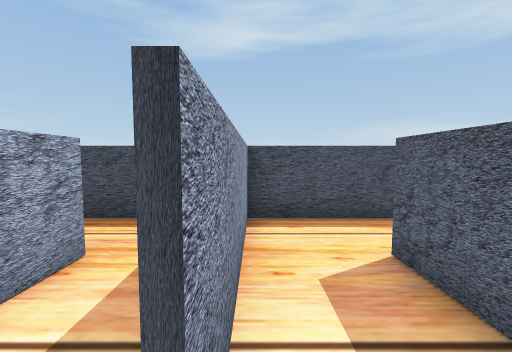
View 1 (above)

24 first-person views from a walk through a scene from a Unity 3-D project. The camera is 1.4 m above the floor, tilts 4° down and sees 90° across. The floor is counted in squares, 1 m on a side. Each view is taken from the middle of a square. On the plan, view 1 faces up. The plan holds only what a view shows up to about 13 squares ahead; the rest is blank.

View 2
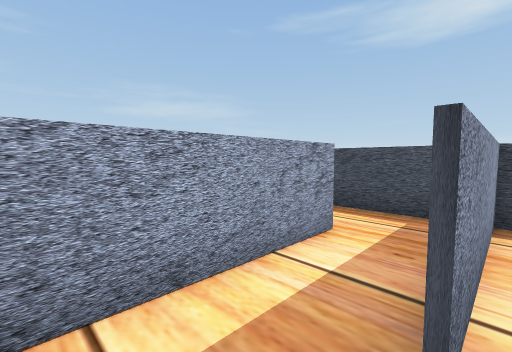

View 3
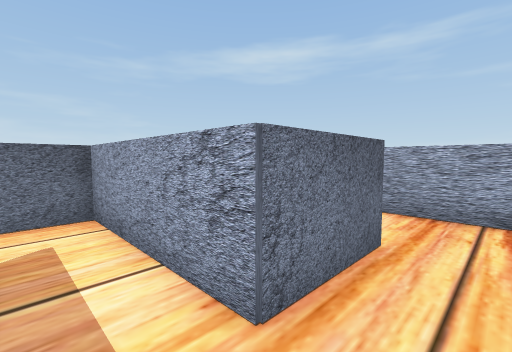

View 4
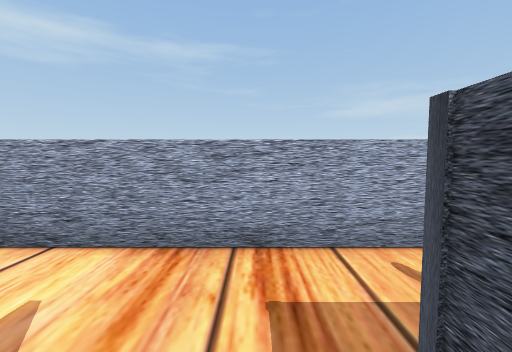

View 5
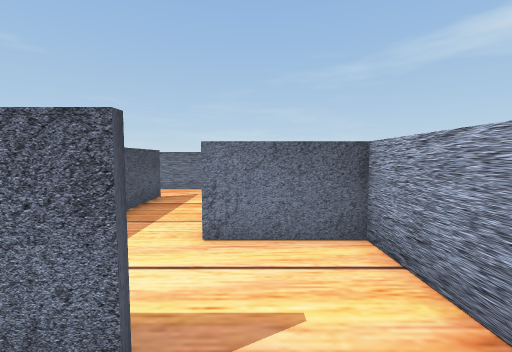

View 6
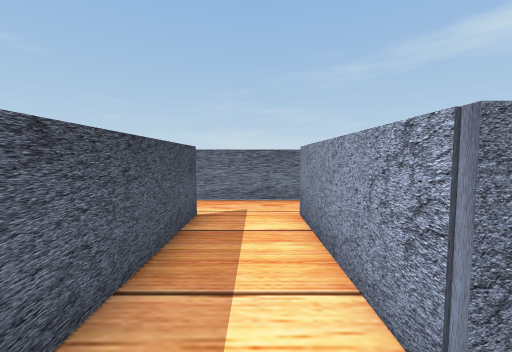

View 7
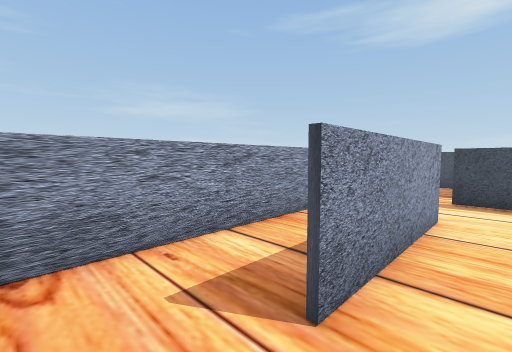

View 8
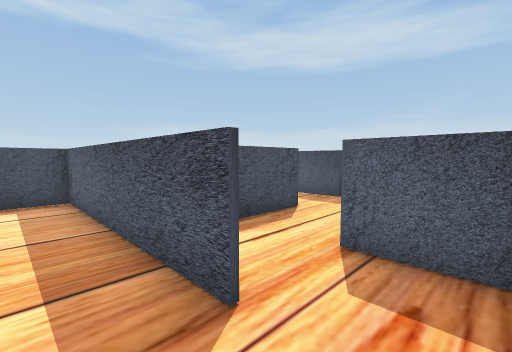

View 9
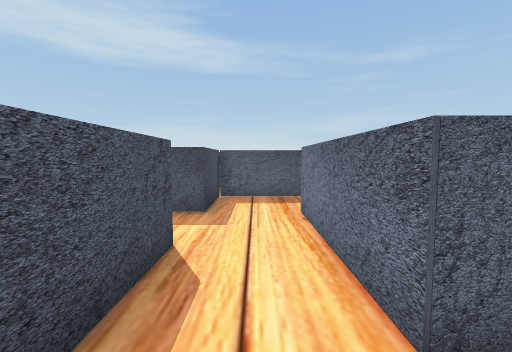

View 10
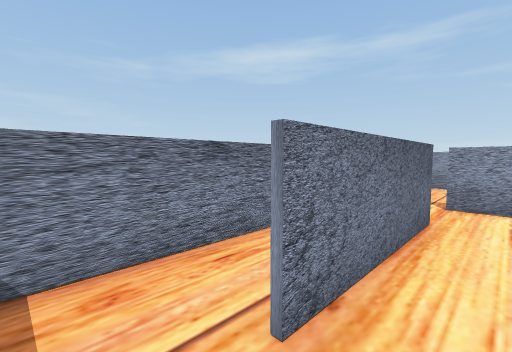

View 11
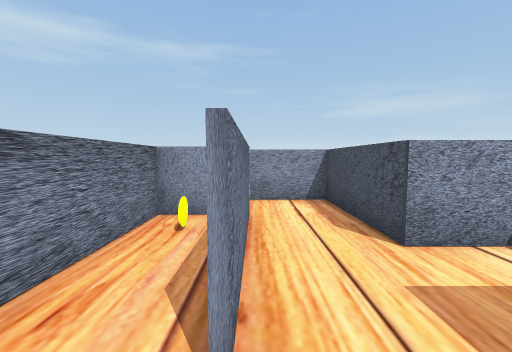

View 12
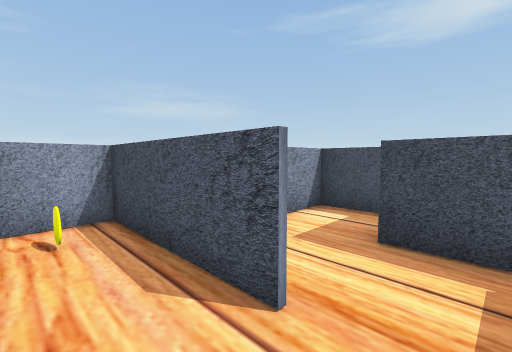

View 13
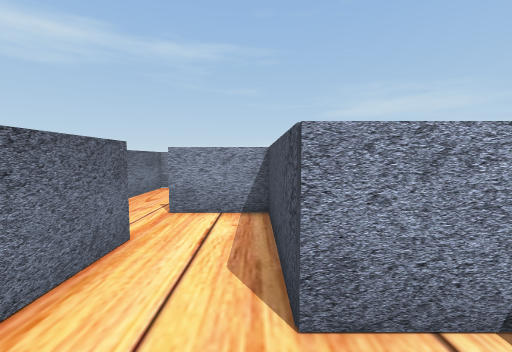

View 14
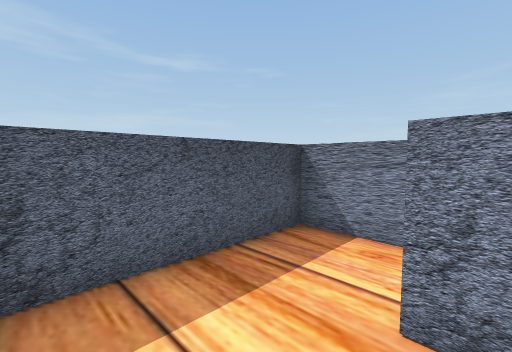

View 15
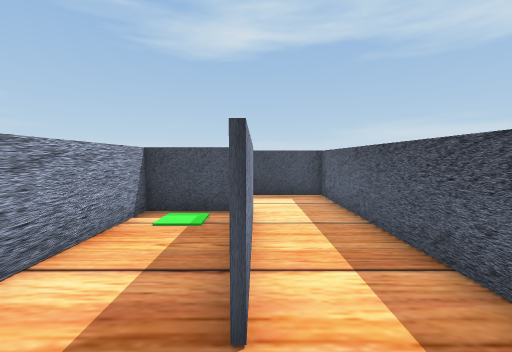

View 16
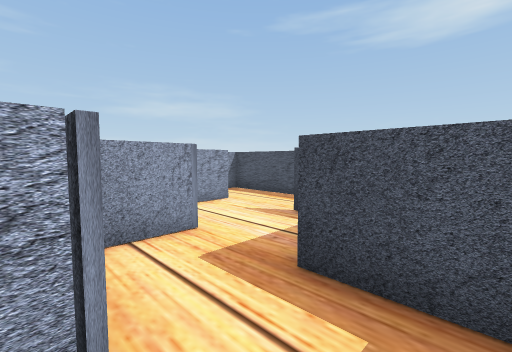

View 17
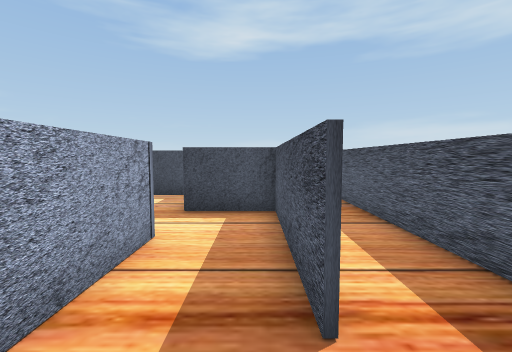

View 18
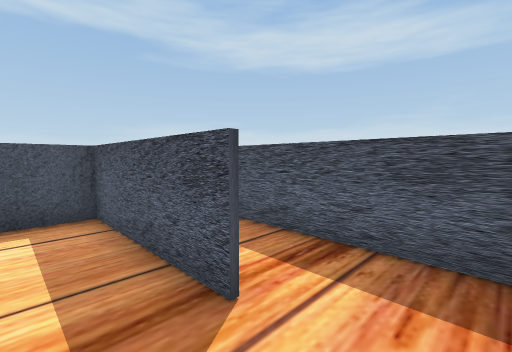

View 19
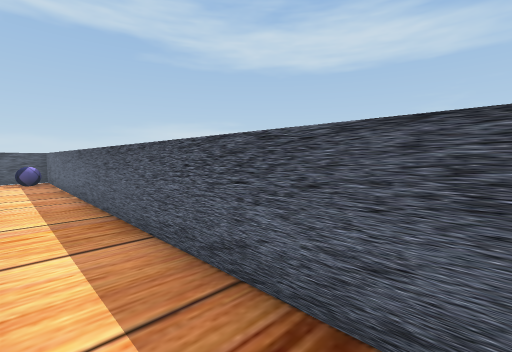

View 20
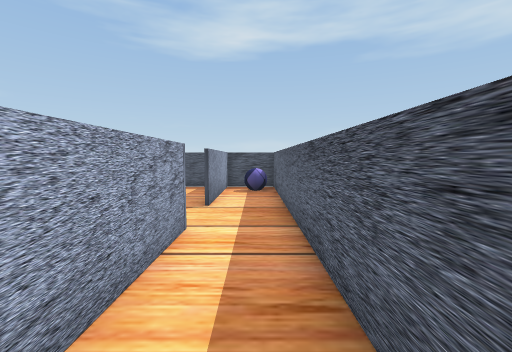

View 21
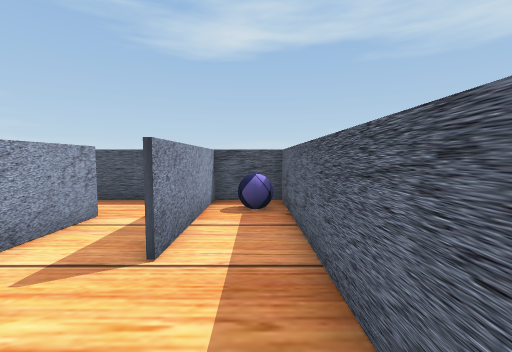

View 22
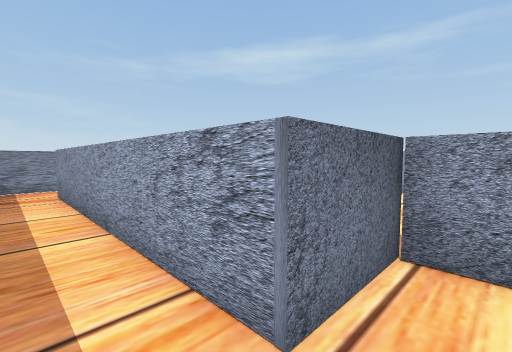

View 23
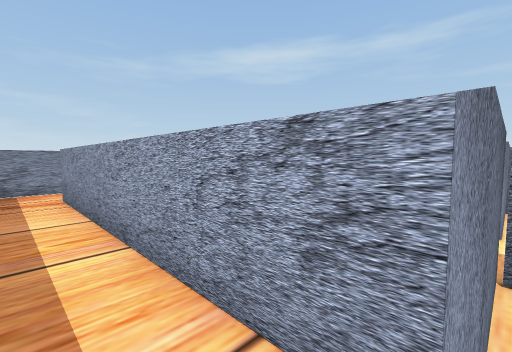

View 24
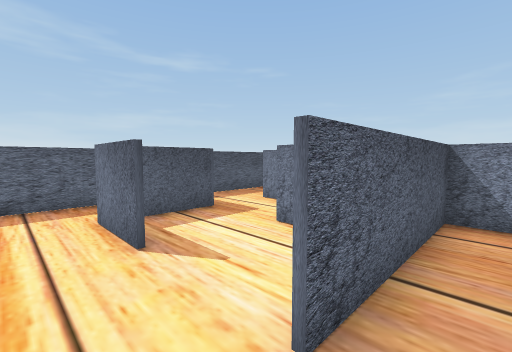

### Floor plan
Key: @ floor where view 1 was taken; # wall or solid block; . floor; O other object.
Columns run from 8 left of view 1 to 12 right of it. Each row starts with its distance up from view 1.
 14               #####
 13               ... ###
 12                ...#O#
 11                #..#.#
 10                #..#.#
  9                #..#.#
  8 ###            #....#
  7 #..            #....#
  6 #..###########.####.#
  5 #.......#.........#.#
  4 #.......#.........#.#
  3 #..###..#.#..###..#.#
  2 #....#..#.#....#  #.#
  1 ####.#..#.####.####.#
  0 #O.#.#..@.#..#....#.#
 -1 #..#.#....#..#....#.#
 -2 #..#.######..###..#.#
 -3 #..#.#.........#..#.#
 -4 #..#.#..#####..#..#.#
 -5 #.......#O.....# ...#
 -6 #.......#......#....#
 -7 ####### #############

Positions as (right, up) in squares from view 1, and headings:
1: (0, 0), facing up
2: (0, -1), facing up-left
3: (-1, 5), facing down-left
4: (-4, 5), facing left
5: (-6, 5), facing down
6: (-4, 2), facing down
7: (-4, -6), facing up-left
8: (-4, -6), facing up-right
9: (-2, -3), facing right
10: (6, -3), facing down-left
11: (6, -4), facing left
12: (6, -6), facing up-left
13: (4, -2), facing left
14: (4, -2), facing down-right
15: (-5, -6), facing up
16: (9, -2), facing up-left
17: (9, -6), facing up
18: (8, -6), facing up-right
19: (10, -5), facing up-right
20: (11, 1), facing up
21: (11, 5), facing up
22: (11, 7), facing down-left
23: (11, 6), facing down-left
24: (1, 5), facing down-right
